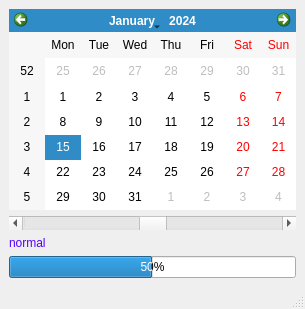
<?xml version="1.0" encoding="UTF-8"?>
<ui version="4.0">
 <class>MainWindow</class>
 <widget class="QMainWindow" name="MainWindow">
  <property name="enabled">
   <bool>true</bool>
  </property>
  <property name="geometry">
   <rect>
    <x>0</x>
    <y>0</y>
    <width>305</width>
    <height>309</height>
   </rect>
  </property>
  <property name="windowTitle">
   <string>MainWindow</string>
  </property>
  <widget class="QWidget" name="centralwidget">
   <layout class="QVBoxLayout" name="verticalLayout_2">
    <item>
     <layout class="QVBoxLayout" name="verticalLayout">
      <item>
       <widget class="QCalendarWidget" name="calendarWidget"/>
      </item>
      <item>
       <widget class="QScrollBar" name="horizontalScrollBar">
        <property name="maximum">
         <number>100</number>
        </property>
        <property name="value">
         <number>50</number>
        </property>
        <property name="orientation">
         <enum>Qt::Horizontal</enum>
        </property>
       </widget>
      </item>
     </layout>
    </item>
    <item>
     <widget class="QLabel" name="lblDate">
      <property name="styleSheet">
       <string notr="true">color: rgb(85, 0, 255);</string>
      </property>
      <property name="text">
       <string>normal</string>
      </property>
     </widget>
    </item>
    <item>
     <widget class="QProgressBar" name="progressBar">
      <property name="sizePolicy">
       <sizepolicy hsizetype="Preferred" vsizetype="Fixed">
        <horstretch>0</horstretch>
        <verstretch>0</verstretch>
       </sizepolicy>
      </property>
      <property name="value">
       <number>50</number>
      </property>
     </widget>
    </item>
   </layout>
  </widget>
  <widget class="QMenuBar" name="menubar">
   <property name="geometry">
    <rect>
     <x>0</x>
     <y>0</y>
     <width>305</width>
     <height>20</height>
    </rect>
   </property>
  </widget>
  <widget class="QStatusBar" name="statusbar">
   <property name="sizeGripEnabled">
    <bool>true</bool>
   </property>
  </widget>
 </widget>
 <resources/>
 <connections>
  <connection>
   <sender>horizontalScrollBar</sender>
   <signal>valueChanged(int)</signal>
   <receiver>progressBar</receiver>
   <slot>setValue(int)</slot>
   <hints>
    <hint type="sourcelabel">
     <x>266</x>
     <y>55</y>
    </hint>
    <hint type="destinationlabel">
     <x>322</x>
     <y>209</y>
    </hint>
   </hints>
  </connection>
 </connections>
</ui>
